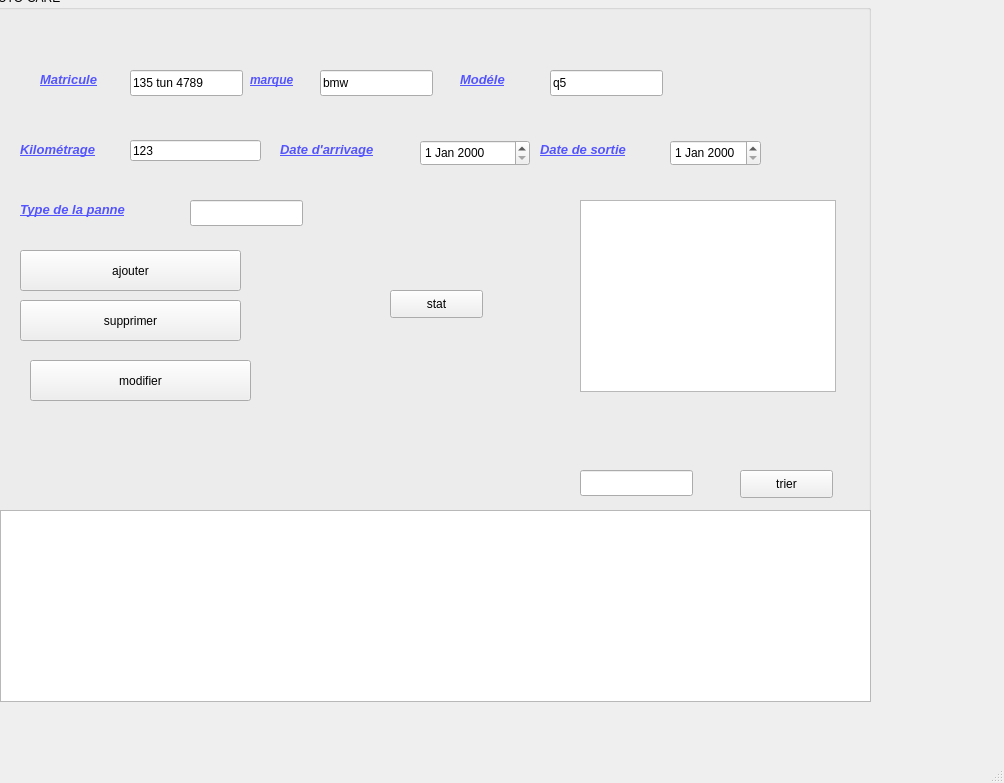
<?xml version="1.0" encoding="UTF-8"?>
<ui version="4.0">
 <class>MainWindow</class>
 <widget class="QMainWindow" name="MainWindow">
  <property name="geometry">
   <rect>
    <x>0</x>
    <y>0</y>
    <width>1004</width>
    <height>783</height>
   </rect>
  </property>
  <property name="windowTitle">
   <string>MainWindow</string>
  </property>
  <widget class="QWidget" name="centralwidget">
   <widget class="QGroupBox" name="groupBox">
    <property name="geometry">
     <rect>
      <x>-10</x>
      <y>-10</y>
      <width>881</width>
      <height>551</height>
     </rect>
    </property>
    <property name="title">
     <string>AUTO-CARE</string>
    </property>
    <widget class="QLabel" name="label">
     <property name="geometry">
      <rect>
       <x>50</x>
       <y>80</y>
       <width>81</width>
       <height>20</height>
      </rect>
     </property>
     <property name="text">
      <string>&lt;html&gt;&lt;head/&gt;&lt;body&gt;&lt;p&gt;&lt;span style=&quot; font-size:10pt; font-weight:700; font-style:italic; text-decoration: underline; color:#5555ff;&quot;&gt;Matricule&lt;/span&gt;&lt;/p&gt;&lt;/body&gt;&lt;/html&gt;</string>
     </property>
    </widget>
    <widget class="QLineEdit" name="matriculeInput">
     <property name="geometry">
      <rect>
       <x>140</x>
       <y>80</y>
       <width>113</width>
       <height>26</height>
      </rect>
     </property>
     <property name="text">
      <string>135 tun 4789</string>
     </property>
    </widget>
    <widget class="QLabel" name="label_2">
     <property name="geometry">
      <rect>
       <x>260</x>
       <y>80</y>
       <width>71</width>
       <height>20</height>
      </rect>
     </property>
     <property name="text">
      <string>&lt;html&gt;&lt;head/&gt;&lt;body&gt;&lt;p&gt;&lt;span style=&quot; font-weight:700; font-style:italic; text-decoration: underline; color:#5555ff;&quot;&gt;marque&lt;/span&gt;&lt;/p&gt;&lt;/body&gt;&lt;/html&gt;</string>
     </property>
    </widget>
    <widget class="QLabel" name="label_3">
     <property name="geometry">
      <rect>
       <x>30</x>
       <y>150</y>
       <width>101</width>
       <height>20</height>
      </rect>
     </property>
     <property name="text">
      <string>&lt;html&gt;&lt;head/&gt;&lt;body&gt;&lt;p&gt;&lt;span style=&quot; font-size:10pt; font-weight:700; font-style:italic; text-decoration: underline; color:#5555ff;&quot;&gt;Kilométrage&lt;/span&gt;&lt;/p&gt;&lt;/body&gt;&lt;/html&gt;</string>
     </property>
    </widget>
    <widget class="QLabel" name="label_4">
     <property name="geometry">
      <rect>
       <x>470</x>
       <y>80</y>
       <width>81</width>
       <height>20</height>
      </rect>
     </property>
     <property name="text">
      <string>&lt;html&gt;&lt;head/&gt;&lt;body&gt;&lt;p&gt;&lt;span style=&quot; font-size:10pt; font-weight:700; font-style:italic; text-decoration: underline; color:#5555ff;&quot;&gt;Modéle&lt;/span&gt;&lt;/p&gt;&lt;/body&gt;&lt;/html&gt;</string>
     </property>
    </widget>
    <widget class="QLabel" name="label_5">
     <property name="geometry">
      <rect>
       <x>30</x>
       <y>210</y>
       <width>141</width>
       <height>20</height>
      </rect>
     </property>
     <property name="text">
      <string>&lt;html&gt;&lt;head/&gt;&lt;body&gt;&lt;p&gt;&lt;span style=&quot; font-size:10pt; font-weight:700; font-style:italic; text-decoration: underline; color:#5555ff;&quot;&gt;Type de la panne&lt;/span&gt;&lt;/p&gt;&lt;/body&gt;&lt;/html&gt;</string>
     </property>
    </widget>
    <widget class="QLabel" name="label_6">
     <property name="geometry">
      <rect>
       <x>290</x>
       <y>150</y>
       <width>131</width>
       <height>20</height>
      </rect>
     </property>
     <property name="text">
      <string>&lt;html&gt;&lt;head/&gt;&lt;body&gt;&lt;p&gt;&lt;span style=&quot; font-size:10pt; font-weight:700; font-style:italic; text-decoration: underline; color:#5555ff;&quot;&gt;Date d'arrivage&lt;/span&gt;&lt;/p&gt;&lt;/body&gt;&lt;/html&gt;</string>
     </property>
    </widget>
    <widget class="QLabel" name="label_7">
     <property name="geometry">
      <rect>
       <x>550</x>
       <y>150</y>
       <width>111</width>
       <height>20</height>
      </rect>
     </property>
     <property name="text">
      <string>&lt;html&gt;&lt;head/&gt;&lt;body&gt;&lt;p&gt;&lt;span style=&quot; font-size:10pt; font-weight:700; font-style:italic; text-decoration: underline; color:#5555ff;&quot;&gt;Date de sortie&lt;/span&gt;&lt;/p&gt;&lt;/body&gt;&lt;/html&gt;</string>
     </property>
    </widget>
    <widget class="QLineEdit" name="kilometrageInput">
     <property name="geometry">
      <rect>
       <x>140</x>
       <y>150</y>
       <width>131</width>
       <height>21</height>
      </rect>
     </property>
     <property name="text">
      <string>123</string>
     </property>
    </widget>
    <widget class="QLineEdit" name="modeleInput">
     <property name="geometry">
      <rect>
       <x>560</x>
       <y>80</y>
       <width>113</width>
       <height>26</height>
      </rect>
     </property>
     <property name="text">
      <string>q5</string>
     </property>
    </widget>
    <widget class="QLineEdit" name="marqueInput">
     <property name="geometry">
      <rect>
       <x>330</x>
       <y>80</y>
       <width>113</width>
       <height>26</height>
      </rect>
     </property>
     <property name="text">
      <string>bmw</string>
     </property>
    </widget>
    <widget class="QDateEdit" name="dateArrivageInput">
     <property name="geometry">
      <rect>
       <x>430</x>
       <y>150</y>
       <width>110</width>
       <height>26</height>
      </rect>
     </property>
    </widget>
    <widget class="QDateEdit" name="dateSortieInput">
     <property name="geometry">
      <rect>
       <x>680</x>
       <y>150</y>
       <width>91</width>
       <height>26</height>
      </rect>
     </property>
    </widget>
    <widget class="QLabel" name="label_8">
     <property name="geometry">
      <rect>
       <x>10</x>
       <y>30</y>
       <width>891</width>
       <height>541</height>
      </rect>
     </property>
     <property name="text">
      <string/>
     </property>
     <property name="pixmap">
      <pixmap>../../Downloads/Design sans titre (3) (1).png</pixmap>
     </property>
    </widget>
    <widget class="QLabel" name="label_9">
     <property name="geometry">
      <rect>
       <x>460</x>
       <y>540</y>
       <width>101</width>
       <height>20</height>
      </rect>
     </property>
     <property name="text">
      <string>&lt;html&gt;&lt;head/&gt;&lt;body&gt;&lt;p&gt;&lt;span style=&quot; font-size:10pt; font-weight:700; font-style:italic; text-decoration: underline; color:#5555ff;&quot;&gt;Kilométrage&lt;/span&gt;&lt;/p&gt;&lt;/body&gt;&lt;/html&gt;</string>
     </property>
    </widget>
    <widget class="QPushButton" name="ajouterButton">
     <property name="geometry">
      <rect>
       <x>30</x>
       <y>260</y>
       <width>221</width>
       <height>41</height>
      </rect>
     </property>
     <property name="text">
      <string>ajouter</string>
     </property>
    </widget>
    <widget class="QPushButton" name="supprimerButton">
     <property name="geometry">
      <rect>
       <x>30</x>
       <y>310</y>
       <width>221</width>
       <height>41</height>
      </rect>
     </property>
     <property name="text">
      <string>supprimer</string>
     </property>
    </widget>
    <widget class="QPushButton" name="modifierButton">
     <property name="geometry">
      <rect>
       <x>40</x>
       <y>370</y>
       <width>221</width>
       <height>41</height>
      </rect>
     </property>
     <property name="text">
      <string>modifier</string>
     </property>
    </widget>
    <widget class="QLineEdit" name="tt">
     <property name="geometry">
      <rect>
       <x>200</x>
       <y>210</y>
       <width>113</width>
       <height>26</height>
      </rect>
     </property>
    </widget>
    <widget class="QPushButton" name="pushButton">
     <property name="geometry">
      <rect>
       <x>750</x>
       <y>480</y>
       <width>93</width>
       <height>28</height>
      </rect>
     </property>
     <property name="text">
      <string>trier</string>
     </property>
    </widget>
    <widget class="QLineEdit" name="matriculeInput_3">
     <property name="geometry">
      <rect>
       <x>590</x>
       <y>480</y>
       <width>113</width>
       <height>26</height>
      </rect>
     </property>
    </widget>
    <widget class="QPushButton" name="pushButton_2">
     <property name="geometry">
      <rect>
       <x>400</x>
       <y>300</y>
       <width>93</width>
       <height>28</height>
      </rect>
     </property>
     <property name="text">
      <string>stat</string>
     </property>
    </widget>
    <widget class="QTableView" name="tableView_2">
     <property name="geometry">
      <rect>
       <x>590</x>
       <y>210</y>
       <width>256</width>
       <height>192</height>
      </rect>
     </property>
    </widget>
    <zorder>label_8</zorder>
    <zorder>label</zorder>
    <zorder>matriculeInput</zorder>
    <zorder>label_2</zorder>
    <zorder>label_3</zorder>
    <zorder>label_4</zorder>
    <zorder>label_5</zorder>
    <zorder>label_6</zorder>
    <zorder>label_7</zorder>
    <zorder>kilometrageInput</zorder>
    <zorder>modeleInput</zorder>
    <zorder>marqueInput</zorder>
    <zorder>dateArrivageInput</zorder>
    <zorder>dateSortieInput</zorder>
    <zorder>label_9</zorder>
    <zorder>ajouterButton</zorder>
    <zorder>supprimerButton</zorder>
    <zorder>modifierButton</zorder>
    <zorder>tt</zorder>
    <zorder>pushButton</zorder>
    <zorder>matriculeInput_3</zorder>
    <zorder>pushButton_2</zorder>
    <zorder>tableView_2</zorder>
   </widget>
   <widget class="QTableView" name="tableView">
    <property name="geometry">
     <rect>
      <x>0</x>
      <y>510</y>
      <width>871</width>
      <height>192</height>
     </rect>
    </property>
   </widget>
  </widget>
  <widget class="QMenuBar" name="menubar">
   <property name="geometry">
    <rect>
     <x>0</x>
     <y>0</y>
     <width>1004</width>
     <height>26</height>
    </rect>
   </property>
  </widget>
  <widget class="QStatusBar" name="statusbar"/>
 </widget>
 <resources/>
 <connections/>
</ui>
